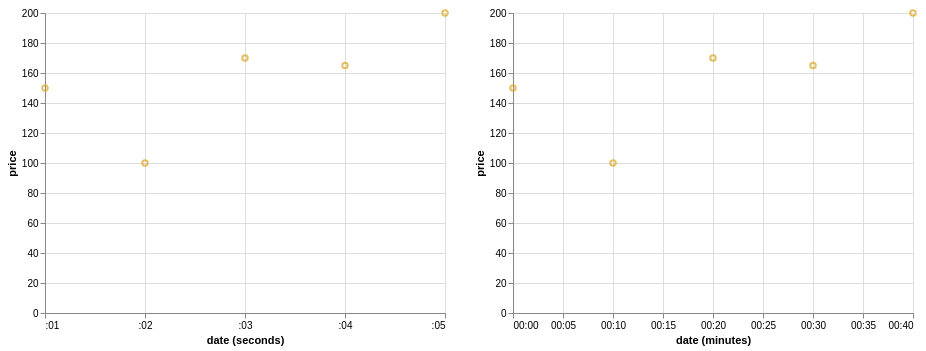

Vega-Lite specification stored for this chart:
### Vega specification from a JSON file in a GitHub repository (floating-point values rounded to 4 significant figures)
{"$schema": "https://vega.github.io/schema/vega/v5.json", "background": "white", "padding": 5, "height": 300, "data": [{"name": "brush_store"}, {"name": "source_0", "values": [{"date": "Sun, 01 Jan 2012 23:00:01", "price": 150}, {"date": "Sun, 02 Jan 2012 00:10:02", "price": 100}, {"date": "Sun, 02 Jan 2012 01:20:03", "price": 170}, {"date": "Sun, 02 Jan 2012 02:30:04", "price": 165}, {"date": "Sun, 02 Jan 2012 03:40:05", "price": 200}]}, {"name": "data_0", "source": "source_0", "transform": [{"type": "formula", "expr": "toDate(datum[\"date\"])", "as": "date"}, {"field": "date", "type": "timeunit", "units": ["seconds"], "as": ["seconds_date", "seconds_date_end"]}]}, {"name": "data_1", "source": "data_0", "transform": [{"type": "filter", "expr": "!length(data(\"brush_store\")) || vlSelectionTest(\"brush_store\", datum)"}, {"field": "date", "type": "timeunit", "units": ["minutes"], "as": ["minutes_date", "minutes_date_end"]}, {"type": "filter", "expr": "(isDate(datum[\"minutes_date\"]) || (isValid(datum[\"minutes_date\"]) && isFinite(+datum[\"minutes_date\"]))) && isValid(datum[\"price\"]) && isFinite(+datum[\"price\"])"}]}, {"name": "data_2", "source": "data_0", "transform": [{"type": "filter", "expr": "(isDate(datum[\"seconds_date\"]) || (isValid(datum[\"seconds_date\"]) && isFinite(+datum[\"seconds_date\"]))) && isValid(datum[\"price\"]) && isFinite(+datum[\"price\"])"}]}], "signals": [{"name": "childWidth", "value": 400}, {"name": "unit", "value": {}, "on": [{"events": "pointermove", "update": "isTuple(group()) ? group() : unit"}]}, {"name": "brush", "update": "vlSelectionResolve(\"brush_store\", \"union\")"}], "layout": {"padding": 20, "bounds": "full", "align": "each"}, "marks": [{"type": "group", "name": "concat_0_group", "style": "cell", "encode": {"update": {"width": {"signal": "childWidth"}, "height": {"signal": "height"}}}, "signals": [{"name": "brush_x", "value": [], "on": [{"events": {"source": "scope", "type": "pointerdown", "filter": ["!event.item || event.item.mark.name !== \"brush_brush\""]}, "update": "[x(unit), x(unit)]"}, {"events": {"source": "window", "type": "pointermove", "consume": true, "between": [{"source": "scope", "type": "pointerdown", "filter": ["!event.item || event.item.mark.name !== \"brush_brush\""]}, {"source": "window", "type": "pointerup"}]}, "update": "[brush_x[0], clamp(x(unit), 0, childWidth)]"}, {"events": {"signal": "brush_scale_trigger"}, "update": "[scale(\"concat_0_x\", brush_seconds_date[0]), scale(\"concat_0_x\", brush_seconds_date[1])]"}, {"events": [{"source": "view", "type": "dblclick"}], "update": "[0, 0]"}, {"events": {"signal": "brush_translate_delta"}, "update": "clampRange(panLinear(brush_translate_anchor.extent_x, brush_translate_delta.x / span(brush_translate_anchor.extent_x)), 0, childWidth)"}, {"events": {"signal": "brush_zoom_delta"}, "update": "clampRange(zoomLinear(brush_x, brush_zoom_anchor.x, brush_zoom_delta), 0, childWidth)"}]}, {"name": "brush_seconds_date", "on": [{"events": {"signal": "brush_x"}, "update": "brush_x[0] === brush_x[1] ? null : invert(\"concat_0_x\", brush_x)"}]}, {"name": "brush_scale_trigger", "value": {}, "on": [{"events": [{"scale": "concat_0_x"}], "update": "(!isArray(brush_seconds_date) || (+invert(\"concat_0_x\", brush_x)[0] === +brush_seconds_date[0] && +invert(\"concat_0_x\", brush_x)[1] === +brush_seconds_date[1])) ? brush_scale_trigger : {}"}]}, {"name": "brush_tuple", "on": [{"events": [{"signal": "brush_seconds_date"}], "update": "brush_seconds_date ? {unit: \"concat_0\", fields: brush_tuple_fields, values: [brush_seconds_date]} : null"}]}, {"name": "brush_tuple_fields", "value": [{"field": "seconds_date", "channel": "x", "type": "R"}]}, {"name": "brush_translate_anchor", "value": {}, "on": [{"events": [{"source": "scope", "type": "pointerdown", "markname": "brush_brush"}], "update": "{x: x(unit), y: y(unit), extent_x: slice(brush_x)}"}]}, {"name": "brush_translate_delta", "value": {}, "on": [{"events": [{"source": "window", "type": "pointermove", "consume": true, "between": [{"source": "scope", "type": "pointerdown", "markname": "brush_brush"}, {"source": "window", "type": "pointerup"}]}], "update": "{x: brush_translate_anchor.x - x(unit), y: brush_translate_anchor.y - y(unit)}"}]}, {"name": "brush_zoom_anchor", "on": [{"events": [{"source": "scope", "type": "wheel", "consume": true, "markname": "brush_brush"}], "update": "{x: x(unit), y: y(unit)}"}]}, {"name": "brush_zoom_delta", "on": [{"events": [{"source": "scope", "type": "wheel", "consume": true, "markname": "brush_brush"}], "force": true, "update": "pow(1.001, event.deltaY * pow(16, event.deltaMode))"}]}, {"name": "brush_modify", "on": [{"events": {"signal": "brush_tuple"}, "update": "modify(\"brush_store\", brush_tuple, true)"}]}], "marks": [{"name": "brush_brush_bg", "type": "rect", "clip": true, "encode": {"enter": {"fill": {"value": "#333"}, "fillOpacity": {"value": 0.125}}, "update": {"x": [{"test": "data(\"brush_store\").length && data(\"brush_store\")[0].unit === \"concat_0\"", "signal": "brush_x[0]"}, {"value": 0}], "y": [{"test": "data(\"brush_store\").length && data(\"brush_store\")[0].unit === \"concat_0\"", "value": 0}, {"value": 0}], "x2": [{"test": "data(\"brush_store\").length && data(\"brush_store\")[0].unit === \"concat_0\"", "signal": "brush_x[1]"}, {"value": 0}], "y2": [{"test": "data(\"brush_store\").length && data(\"brush_store\")[0].unit === \"concat_0\"", "field": {"group": "height"}}, {"value": 0}]}}}, {"name": "concat_0_marks", "type": "symbol", "style": ["point"], "interactive": true, "from": {"data": "data_2"}, "encode": {"update": {"opacity": {"value": 0.7}, "fill": {"value": "transparent"}, "stroke": [{"test": "!length(data(\"brush_store\")) || vlSelectionTest(\"brush_store\", datum)", "value": "goldenrod"}, {"value": "steelblue"}], "ariaRoleDescription": {"value": "point"}, "description": {"signal": "\"date (seconds): \" + (timeFormat(datum[\"seconds_date\"], timeUnitSpecifier([\"seconds\"], {\"year-month\":\"%b %Y \",\"year-month-date\":\"%b %d, %Y \"}))) + \"; price: \" + (format(datum[\"price\"], \"\"))"}, "x": {"scale": "concat_0_x", "field": "seconds_date"}, "y": {"scale": "concat_0_y", "field": "price"}}}}, {"name": "brush_brush", "type": "rect", "clip": true, "encode": {"enter": {"cursor": {"value": "move"}, "fill": {"value": "transparent"}}, "update": {"x": [{"test": "data(\"brush_store\").length && data(\"brush_store\")[0].unit === \"concat_0\"", "signal": "brush_x[0]"}, {"value": 0}], "y": [{"test": "data(\"brush_store\").length && data(\"brush_store\")[0].unit === \"concat_0\"", "value": 0}, {"value": 0}], "x2": [{"test": "data(\"brush_store\").length && data(\"brush_store\")[0].unit === \"concat_0\"", "signal": "brush_x[1]"}, {"value": 0}], "y2": [{"test": "data(\"brush_store\").length && data(\"brush_store\")[0].unit === \"concat_0\"", "field": {"group": "height"}}, {"value": 0}], "stroke": [{"test": "brush_x[0] !== brush_x[1]", "value": "white"}, {"value": null}]}}}], "axes": [{"scale": "concat_0_x", "orient": "bottom", "gridScale": "concat_0_y", "grid": true, "tickCount": {"signal": "ceil(childWidth/40)"}, "tickMinStep": {"signal": "datetime(2001, 0, 1, 0, 0, 1, 0) - datetime(2001, 0, 1, 0, 0, 0, 0)"}, "domain": false, "labels": false, "aria": false, "maxExtent": 0, "minExtent": 0, "ticks": false, "zindex": 0}, {"scale": "concat_0_y", "orient": "left", "gridScale": "concat_0_x", "grid": true, "tickCount": {"signal": "ceil(height/40)"}, "domain": false, "labels": false, "aria": false, "maxExtent": 0, "minExtent": 0, "ticks": false, "zindex": 0}, {"scale": "concat_0_x", "orient": "bottom", "grid": false, "title": "date (seconds)", "format": {"signal": "timeUnitSpecifier([\"seconds\"], {\"year-month\":\"%b %Y \",\"year-month-date\":\"%b %d, %Y \"})"}, "labelFlush": true, "labelOverlap": true, "tickCount": {"signal": "ceil(childWidth/40)"}, "tickMinStep": {"signal": "datetime(2001, 0, 1, 0, 0, 1, 0) - datetime(2001, 0, 1, 0, 0, 0, 0)"}, "zindex": 0}, {"scale": "concat_0_y", "orient": "left", "grid": false, "title": "price", "labelOverlap": true, "tickCount": {"signal": "ceil(height/40)"}, "zindex": 0}]}, {"type": "group", "name": "concat_1_group", "style": "cell", "encode": {"update": {"width": {"signal": "childWidth"}, "height": {"signal": "height"}}}, "marks": [{"name": "concat_1_marks", "type": "symbol", "style": ["point"], "interactive": false, "from": {"data": "data_1"}, "encode": {"update": {"opacity": {"value": 0.7}, "fill": {"value": "transparent"}, "stroke": {"value": "goldenrod"}, "ariaRoleDescription": {"value": "point"}, "description": {"signal": "\"date (minutes): \" + (timeFormat(datum[\"minutes_date\"], timeUnitSpecifier([\"minutes\"], {\"year-month\":\"%b %Y \",\"year-month-date\":\"%b %d, %Y \"}))) + \"; price: \" + (format(datum[\"price\"], \"\"))"}, "x": {"scale": "concat_1_x", "field": "minutes_date"}, "y": {"scale": "concat_1_y", "field": "price"}}}}], "axes": [{"scale": "concat_1_x", "orient": "bottom", "gridScale": "concat_1_y", "grid": true, "tickCount": {"signal": "ceil(childWidth/40)"}, "tickMinStep": {"signal": "datetime(2001, 0, 1, 0, 1, 0, 0) - datetime(2001, 0, 1, 0, 0, 0, 0)"}, "domain": false, "labels": false, "aria": false, "maxExtent": 0, "minExtent": 0, "ticks": false, "zindex": 0}, {"scale": "concat_1_y", "orient": "left", "gridScale": "concat_1_x", "grid": true, "tickCount": {"signal": "ceil(height/40)"}, "domain": false, "labels": false, "aria": false, "maxExtent": 0, "minExtent": 0, "ticks": false, "zindex": 0}, {"scale": "concat_1_x", "orient": "bottom", "grid": false, "title": "date (minutes)", "format": {"signal": "timeUnitSpecifier([\"minutes\"], {\"year-month\":\"%b %Y \",\"year-month-date\":\"%b %d, %Y \"})"}, "labelFlush": true, "labelOverlap": true, "tickCount": {"signal": "ceil(childWidth/40)"}, "tickMinStep": {"signal": "datetime(2001, 0, 1, 0, 1, 0, 0) - datetime(2001, 0, 1, 0, 0, 0, 0)"}, "zindex": 0}, {"scale": "concat_1_y", "orient": "left", "grid": false, "title": "price", "labelOverlap": true, "tickCount": {"signal": "ceil(height/40)"}, "zindex": 0}]}], "scales": [{"name": "concat_0_x", "type": "time", "domain": {"data": "data_2", "field": "seconds_date"}, "range": [0, {"signal": "childWidth"}]}, {"name": "concat_0_y", "type": "linear", "domain": {"data": "data_2", "field": "price"}, "range": [{"signal": "height"}, 0], "nice": true, "zero": true}, {"name": "concat_1_x", "type": "time", "domain": {"data": "data_1", "field": "minutes_date"}, "range": [0, {"signal": "childWidth"}]}, {"name": "concat_1_y", "type": "linear", "domain": {"data": "data_1", "field": "price"}, "range": [{"signal": "height"}, 0], "nice": true, "zero": true}]}
